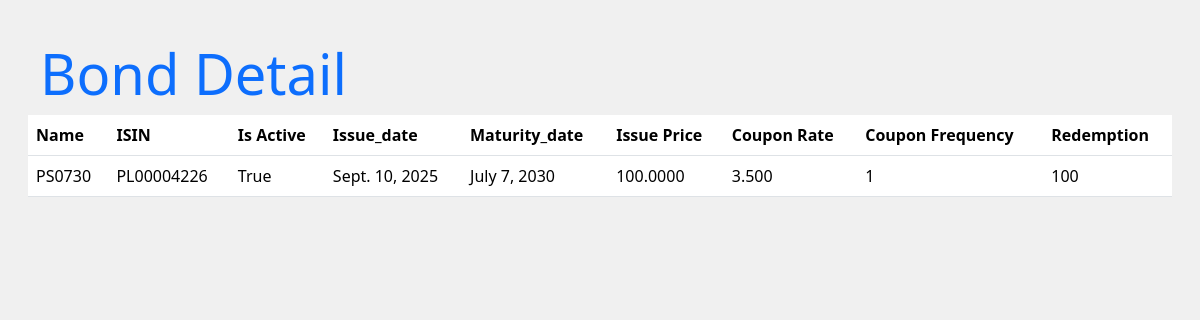
Screenshot of /bonds/detail-bond/4/ with the database file from the repository.
### bonds/models.py (models this page shows, shortened)
class Bond(models.Model):
    ISIN = models.CharField(max_length=12)
    name = models.CharField(max_length=100)
    issue_price = models.DecimalField(max_digits=10, decimal_places=4, default=100)
    issue_date = models.DateField(default=date.today)
    maturity_date = models.DateField()
    coupon_rate = models.DecimalField(max_digits=5, decimal_places=3)
    coupon_frequency = models.SmallIntegerField(
        default=1,
        validators=[
            MinValueValidator(1),
            MaxValueValidator(12)
        ]
    )
    redemption = models.IntegerField()
    is_active = models.BooleanField(default=True)

### bonds/views.py (the view)
# urls.py: path('detail-bond/<int:pk>/', BondDetailView.as_view(), name='detail_bond'),
class BondDetailView(DetailView):
    model = Bond
    context_object_name = 'bond'
    template_name = 'bonds/detail_bond.html'
    def get_queryset(self):
        return Bond.objects.filter(is_active=True, pk=self.kwargs.get('pk'))

### bonds/templates/bonds/detail_bond.html
{% extends 'base.html' %}
{% load static %}
{% block content %}
<div class="row">
    <h1 class="display-4 text-primary">Bond Detail</h1>
    <table class="table">
        <thead>
        <tr>
            <th>Name</th>
            <th>ISIN</th>
            <th>Is Active</th>
            <th>Issue_date</th>
            <th>Maturity_date</th>
            <th>Issue Price</th>
            <th>Coupon Rate</th>
            <th>Coupon Frequency</th>
            <th>Redemption</th>
        </tr>
        </thead>
        <tbody>
        <tr>
            <td>{{ bond.name }}</td>
            <td>{{ bond.ISIN }}</td>
            <td>{{ bond.is_active }}</td>
            <td>{{ bond.issue_date }}</td>
            <td>{{ bond.maturity_date }}</td>
            <td>{{ bond.issue_price }}</td>
            <td>{{ bond.coupon_rate }}</td>
            <td>{{ bond.coupon_frequency }}</td>
            <td>{{ bond.redemption }}</td>
        </tr>
        </tbody>
    </table>
</div>
{% endblock %}

### static/styles.css (style rules this page uses)
body { background-color: #f0f0f0; padding: 40px; }

### rows the page displays
Bond: name "PS0730", ISIN "PL00004226", is_active "True", issue_date "Sept. 10, 2025", maturity_date "July 7, 2030", issue_price "100.0000", coupon_rate "3.500", coupon_frequency "1", redemption "100"
